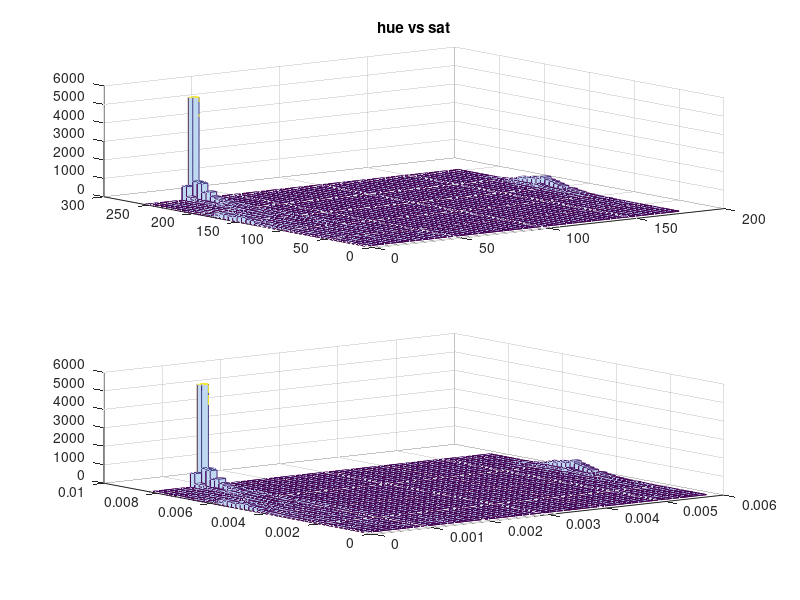
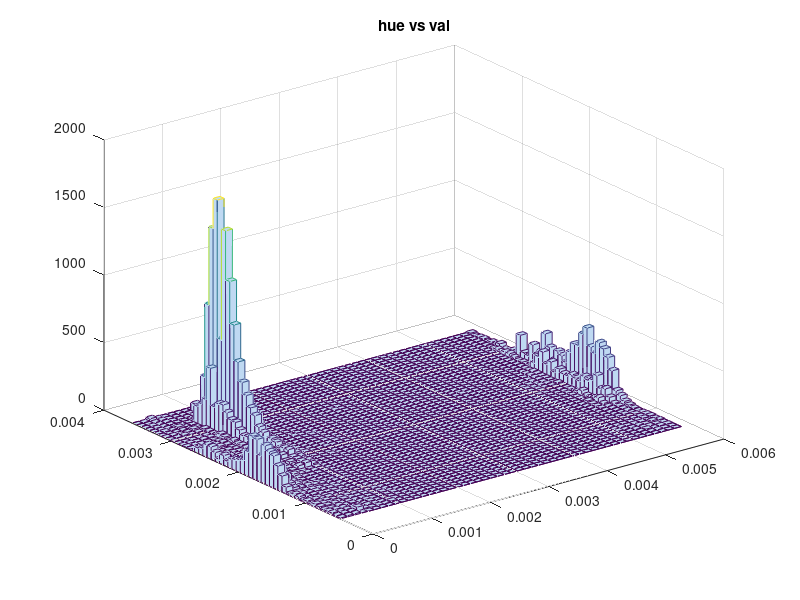
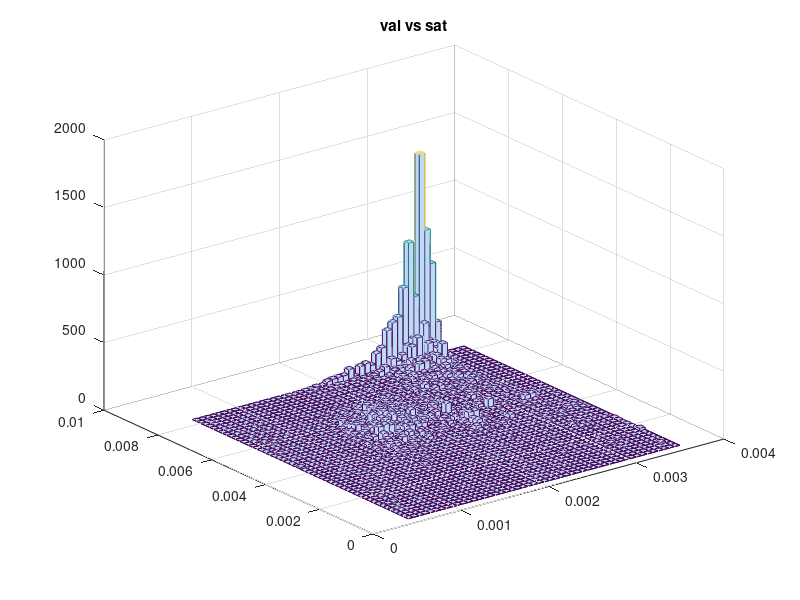

MATLAB code for these plots, in order: (Note: this script raises an error after producing the figures.)

hue = csvread('hue.csv');
sat = csvread('sat.csv');
val = csvread('val.csv');

hue_cropped = hue(3:end, 2);
sat_cropped = sat(3:end, 2);
val_cropped = val(3:end, 2);

hue_normalized = hue_cropped / length(hue_cropped);
sat_normalized = sat_cropped / length(sat_cropped);
val_normalized = val_cropped / length(val_cropped);


figure(1)
hs_crop = [hue_cropped,sat_cropped];
hs_norm = [hue_normalized, sat_normalized];
subplot(2, 1, 1)
hist3(hs_crop, [50 50]);
title("hue vs sat")
subplot(2,1, 2)
hist3(hs_norm, [50 50]);


figure(2)
hv_norm = [hue_normalized, val_normalized];
hist3(hv_norm, [50 50]);
title("hue vs val")


figure(3)
vs_norm = [val_normalized,sat_normalized];
hist3(vs_norm, [50 50]);
title("val vs sat")
fi
